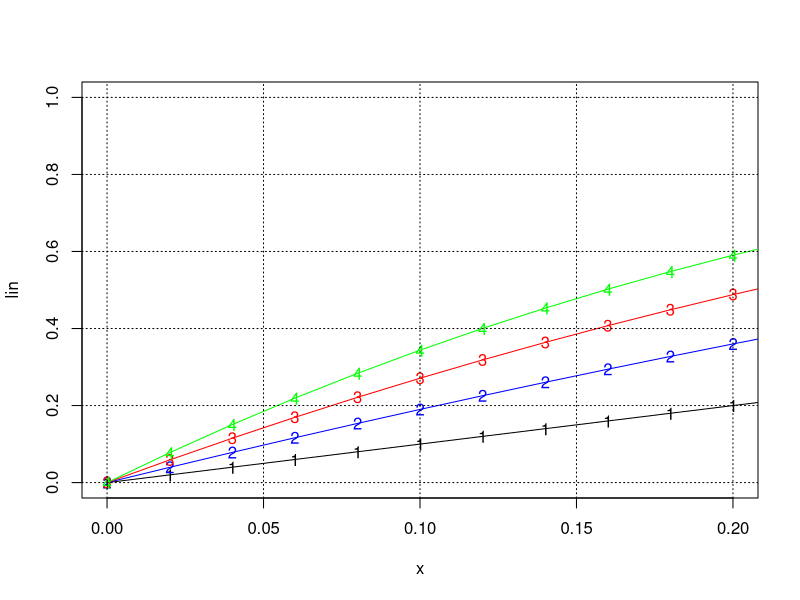

This figure's R source:

x=(0:50)/50
lin=1-(1-x)
two=1-(1-x)^2
three=1-(1-x)^3
four=1-(1-x)^4
plot(x,lin,pch="1",xlim=c(0,.2))
lines(x,lin,pch="1")
points(x,two,col="blue",pch="2")
lines(x,two,col="blue",pch="2")
points(x,three,col="red",pch="3")
lines(x,three,col="red",pch="3")
points(x,four,col="green",pch="4")
lines(x,four,col="green",pch="4")
grid(col="black")


